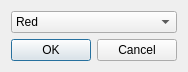
<?xml version="1.0" encoding="UTF-8"?>
<ui version="4.0">
 <class>TeamColorDialog</class>
 <widget class="QDialog" name="TeamColorDialog">
  <property name="geometry">
   <rect>
    <x>0</x>
    <y>0</y>
    <width>168</width>
    <height>62</height>
   </rect>
  </property>
  <property name="windowTitle">
   <string>Team Color</string>
  </property>
  <layout class="QGridLayout" name="gridLayout">
   <item row="0" column="0">
    <widget class="KColorCombo" name="m_colorComboBox">
     <property name="color">
      <color>
       <red>255</red>
       <green>0</green>
       <blue>0</blue>
      </color>
     </property>
     <item>
      <property name="text">
       <string>Red</string>
      </property>
     </item>
     <item>
      <property name="text">
       <string>Blue</string>
      </property>
     </item>
     <item>
      <property name="text">
       <string>Teal</string>
      </property>
     </item>
     <item>
      <property name="text">
       <string>Purple</string>
      </property>
     </item>
     <item>
      <property name="text">
       <string>Yellow</string>
      </property>
     </item>
     <item>
      <property name="text">
       <string>Orange</string>
      </property>
     </item>
     <item>
      <property name="text">
       <string>Green</string>
      </property>
     </item>
     <item>
      <property name="text">
       <string>Pink</string>
      </property>
     </item>
     <item>
      <property name="text">
       <string>Gray</string>
      </property>
     </item>
     <item>
      <property name="text">
       <string>Light Blue</string>
      </property>
     </item>
     <item>
      <property name="text">
       <string>Dark Green</string>
      </property>
     </item>
     <item>
      <property name="text">
       <string>Brown</string>
      </property>
     </item>
     <item>
      <property name="text">
       <string>Black</string>
      </property>
     </item>
    </widget>
   </item>
   <item row="1" column="0">
    <widget class="KDialogButtonBox" name="m_dialogButtonBox">
     <property name="standardButtons">
      <set>QDialogButtonBox::Cancel|QDialogButtonBox::Ok</set>
     </property>
    </widget>
   </item>
  </layout>
 </widget>
 <customwidgets>
  <customwidget>
   <class>KColorCombo</class>
   <extends>QComboBox</extends>
   <header>kcolorcombo.h</header>
  </customwidget>
  <customwidget>
   <class>KDialogButtonBox</class>
   <extends>QDialogButtonBox</extends>
   <header>kdialogbuttonbox.h</header>
  </customwidget>
 </customwidgets>
 <resources/>
 <connections>
  <connection>
   <sender>m_dialogButtonBox</sender>
   <signal>accepted()</signal>
   <receiver>TeamColorDialog</receiver>
   <slot>accept()</slot>
   <hints>
    <hint type="sourcelabel">
     <x>45</x>
     <y>42</y>
    </hint>
    <hint type="destinationlabel">
     <x>12</x>
     <y>-4</y>
    </hint>
   </hints>
  </connection>
  <connection>
   <sender>m_dialogButtonBox</sender>
   <signal>rejected()</signal>
   <receiver>TeamColorDialog</receiver>
   <slot>reject()</slot>
   <hints>
    <hint type="sourcelabel">
     <x>127</x>
     <y>40</y>
    </hint>
    <hint type="destinationlabel">
     <x>161</x>
     <y>-9</y>
    </hint>
   </hints>
  </connection>
 </connections>
</ui>
